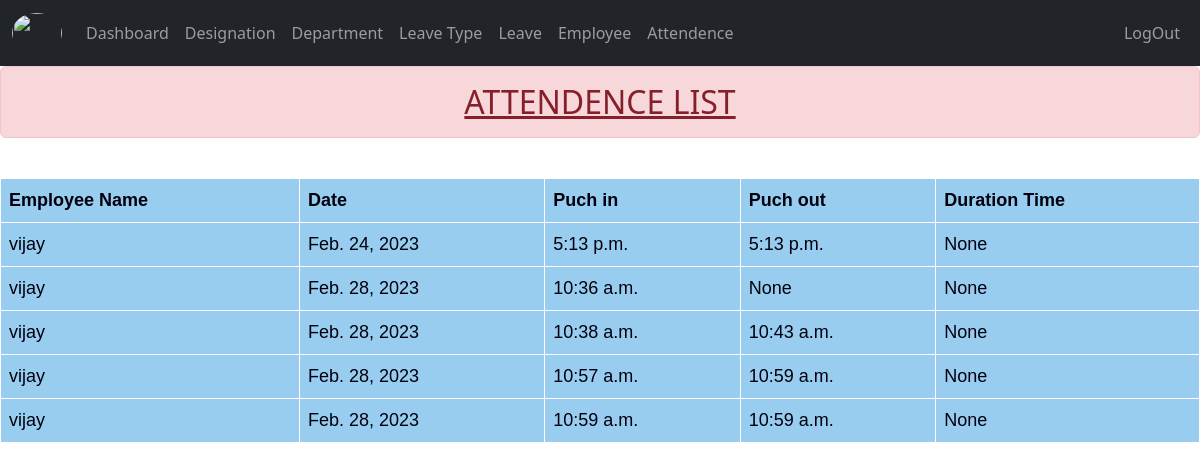
The app's page /user_attendence/ (signed in) with its own data.
### employee/models.py (models this page shows)
class attendence(models.Model):
    employee_name =  models.ForeignKey(Employee,on_delete=models.CASCADE,blank=True,null=True,related_name='employee_attendence')
    punch_in = models.TimeField()
    punch_out = models.TimeField(null=True)
    date =  models.DateField()
    duration = models.CharField(blank=True,null=True,max_length=200)

class Employee(models.Model):
    user = models.OneToOneField(User, on_delete=models.CASCADE,null=True,related_name='employee_user')
    first_name = models.CharField(max_length=100)
    last_name = models.CharField(max_length=100)
    dob = models.DateField()
    address = models.TextField()
    phone_no = models.BigIntegerField()
    email = models.EmailField()
    password = models.CharField(max_length=12)
    employee_designation = models.ForeignKey(designation,on_delete=models.CASCADE)
    employee_department = models.ForeignKey(department,on_delete=models.CASCADE)
    access_status = (
        ('A','Admin'),
        ('E','Employee')
    )
    acess_type = models.CharField(max_length=20,choices=access_status)
    reporting_to = models.ForeignKey('self',on_delete=models.CASCADE,blank=True,null=True)
    def __str__(self):
        return self.first_name

### employee/views.py (the view)
# urls.py: path('user_attendence/',views.user_attendence,name='user_attendence'),
@login_required(login_url='/')
def user_attendence(request):
    punch_in_out = attendence.objects.all()
    return render(request,"attendence.html",{'punch_in_out':punch_in_out})

### templates/attendence.html (shortened to what this page needs)
{%extends 'base.html'%}
{%block content%}
<head>
  </head>
    <body class="list">
        <center>
            <h2 class="alert alert-danger"><u>ATTENDENCE LIST</u></h2>
        </center><br>
<table>
    <tr>
      <th>Employee Name</th>
      <th>Date</th>
      <th>Puch in</th>
      <th>Puch out</th>
      <th>Duration Time</th>
    </tr>
    {%for punch_in_out_list in punch_in_out%}
    <tr>
      <td>{{punch_in_out_list.employee_name}}</td>
      <td>{{punch_in_out_list.date}}</td>
      <td>{{punch_in_out_list.punch_in}}</td>
      <td>{{punch_in_out_list.punch_out}}</td>
      <td>{{punch_in_out_list.duration}}</td>
    </tr>
    {% endfor %}
  </table>
</body>
{%endblock%}

### templates/base.html (shortened to what this page needs)
{%load static%}
<!DOCTYPE html>
<html>
<head>
  <link href="https://cdn.jsdelivr.net/npm/bootstrap@5.2.3/dist/css/bootstrap.min.css" rel="stylesheet">
</head>
<body>
  <nav class="navbar navbar-expand-sm navbar-dark bg-dark sticky-top">
    <div class="container-fluid">
      <a
        href="https://www.google.com/search?q=india&source=lmns&bih=969&biw=1920&hl=en&sa=X&ved=2ahUKEwj567Xv3938AhXHiNgFHXKUB04Q_AUoAHoECAEQAA">
        <img class="navbar-brand" src="/static/image/india.png" style="height: 50px; width: 50px; border-radius: 50%;"
          class="rounded-circle"></a>
      <div class="collapse navbar-collapse" id="mynavbar">
        <ul class="navbar-nav me-auto">
          <li class="nav-item">
            <a class="nav-link" href="{%url 'employee:userdashboard'%}">Dashboard</a>
          </li>
          <li class="nav-item">
            <a class="nav-link" href="{%url 'employee:userdesignation_list'%}">Designation</a>
          </li>
          <li class="nav-item">
            <a class="nav-link" href="{%url 'employee:userdepartment_list'%}">Department</a>
          </li>
          <li class="nav-item">
            <a class="nav-link" href="{%url 'employee:userleave_type_list'%}">Leave Type</a>
          </li>
          <li class="nav-item">
            <a class="nav-link" href="{%url 'employee:userleave_list'%}">Leave</a>
          </li>
          <li class="nav-item">
            <a class="nav-link" href="{%url 'employee:useremployee_list'%}">Employee</a>
          </li>
          <li class="nav-item">
            <a class="nav-link" href="{%url 'employee:user_attendence'%}">Attendence</a>
          </li>
        </ul>
        <ul class="nav navbar-nav navbar-right">
          {%if request.user.is_authenticated%}
          <li><a class="nav-link" href="{%url 'employee:userlogout'%}"> LogOut</a></li>
          {%else%}
          <li><a class="nav-link" href="{%url 'employee:userlogin'%}">Login</a></li>
          {%endif%}
        </ul>
      </div>
    </div>
  </nav>
{%block content%}
{%endblock%}
</body>
</html>

### templates/attendence.html (style rules this page uses)
table { font-family: arial, sans-serif; border-collapse: collapse; width: 100%; }
td, th { text-align: left; padding: 8px; color: rgb(1, 1, 14); font-size: large; }
.list { background-image: url('/static/image/dark2.webp'); background-repeat: no-repeat; background-attachment: fixed; background-size: cover; }
table, th, td { border: 1px solid white; border-collapse: collapse; }
th, td { background-color: #99cdf0; }

### records on screen
attendence: employee_name "vijay", date "Feb. 24, 2023", punch_in "5:13 p.m.", punch_out "5:13 p.m.", duration "None"
attendence: employee_name "vijay", date "Feb. 28, 2023", punch_in "10:36 a.m.", punch_out "None", duration "None"
attendence: employee_name "vijay", date "Feb. 28, 2023", punch_in "10:38 a.m.", punch_out "10:43 a.m.", duration "None"
attendence: employee_name "vijay", date "Feb. 28, 2023", punch_in "10:57 a.m.", punch_out "10:59 a.m.", duration "None"
attendence: employee_name "vijay", date "Feb. 28, 2023", punch_in "10:59 a.m.", punch_out "10:59 a.m.", duration "None"
